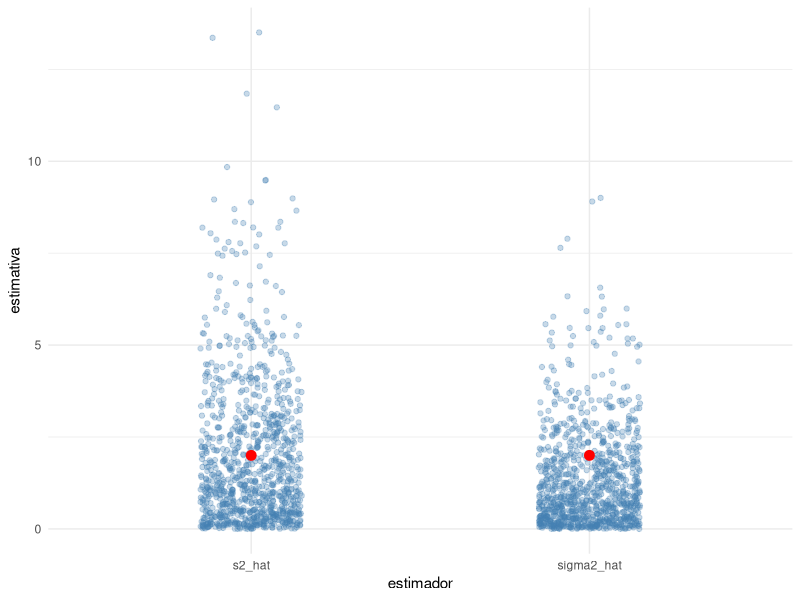
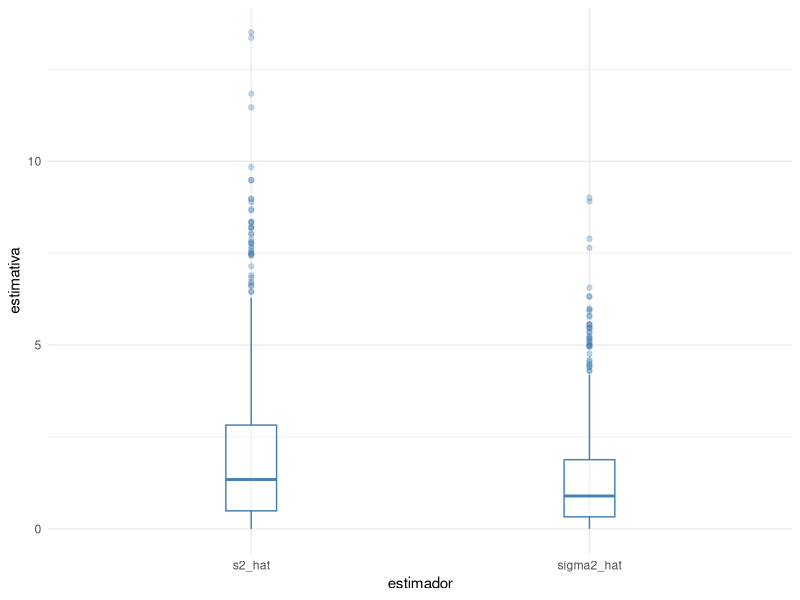

Recreate these plots in R, in order. (Note: this script raises an error after producing the figures.)

# Fixando a semente 
set.seed(2025)

## Definindo a quantidade de repetições monte carlo
B <- 1000

## Defindo o valor verdadeiro de theta para simular
sigma2 <- 2
mu <- 10

## criando vetores nulos numericos 
sigma2_hat<- numeric(B)
s2_hat <- numeric(B)


## simulacao MC 

n=3

for (b in 1:B) {
  x <- rnorm(n, mean = mu, sd = sqrt(sigma2) )
  sigma2_hat[b] <- sum( ( x - mean(x) )^2 )/n
  s2_hat[b] <- sum( ( x - mean(x) )^2 )/(n-1)
}



library(ggplot2)

df <- data.frame(
  estimativa = c(sigma2_hat, s2_hat),
  estimador = rep(c("sigma2_hat", "s2_hat"), each = B)
)


## Dispersão 

ggplot(df, aes(x = estimador, y = estimativa)) +
  geom_jitter(width = 0.15, alpha = 0.3, color = "steelblue") +
  annotate(
    "point",
    x = c("sigma2_hat", "s2_hat"),
    y = c(sigma2, sigma2),
    color = "red",
    size = 3
  ) +
  theme_minimal()


## Box plot

ggplot(df, aes(x = estimador, y = estimativa)) +
  #geom_jitter(width = 0.15, alpha = 0.3, color = "steelblue") +
  geom_boxplot(width = 0.15, alpha = 0.3, color = "steelblue") +
  theme_minimal()



# Media dos estimadores
mean(sigma2_hat)
mean(s2_hat)


## Variancia dos estimadores
var(sigma2_hat)
var(s2_hat)


## Vies dos estimadores
mean(sigma2_hat) - sigma2 
mean(s2_hat) - sigma2


# Erro Quadrático Médio dos estimadores
mean((sigma2_hat - sigma2)^2)
mean((s2_hat - sigma2)^2)



### AGORA VAMOS SIMULAR O COMPORTAMENTO ASSINTOTICO 


set.seed(2025)

B <- 1000
mu <- 10
sigma2 <- 2

ns <- c(5, 10, 50, 500)

resultados <- data.frame()

for (n in ns) {
  
  sigma2_hat <- numeric(B)
  s2_hat <- numeric(B)
  
  for (b in 1:B) {
    x <- rnorm(n, mean = mu, sd = sqrt(sigma2))
    
    sigma2_hat[b] <- sum((x - mean(x))^2) / n
    s2_hat[b] <- sum((x - mean(x))^2) / (n - 1)
  }
  
  # Media dos estimadores
  media_sigma2_hat = mean(sigma2_hat)
  media_s2_hat = mean(s2_hat)
  
  ## Variancia dos estimadores
  var_sigma2_hat = var(sigma2_hat)
  var_s2_hat = var(s2_hat)
  
  ## Vies ao quadrado dos estimadores
  b2_sigma2_hat = (mean(sigma2_hat) - sigma2)^2 
  b2_s2_hat = (mean(s2_hat) - sigma2)^2
  
  
  # Erro Quadrático Médio dos estimadores
  eqm_sigma2_hat = mean((sigma2_hat - sigma2)^2)
  eqm_s2_hat = mean((s2_hat - sigma2)^2)
  
  
  resultados <- rbind(
    resultados,
    data.frame(
      n = n,
      estimador = c("sigma2_hat", "s2_hat"),
      media = c(media_sigma2_hat, media_s2_hat),
      variancia = c(var_sigma2_hat, var_s2_hat),
      vies2 = c(  b2_sigma2_hat, b2_s2_hat),
      eqm = c( eqm_sigma2_hat, eqm_s2_hat)
    )
  )
}



resultados %>%
  mutate(
    media = round(media, 5),
    variancia = round(variancia, 5),
    vies2 = round(vies2, 7),
    eqm = round(eqm, 5)
  )
